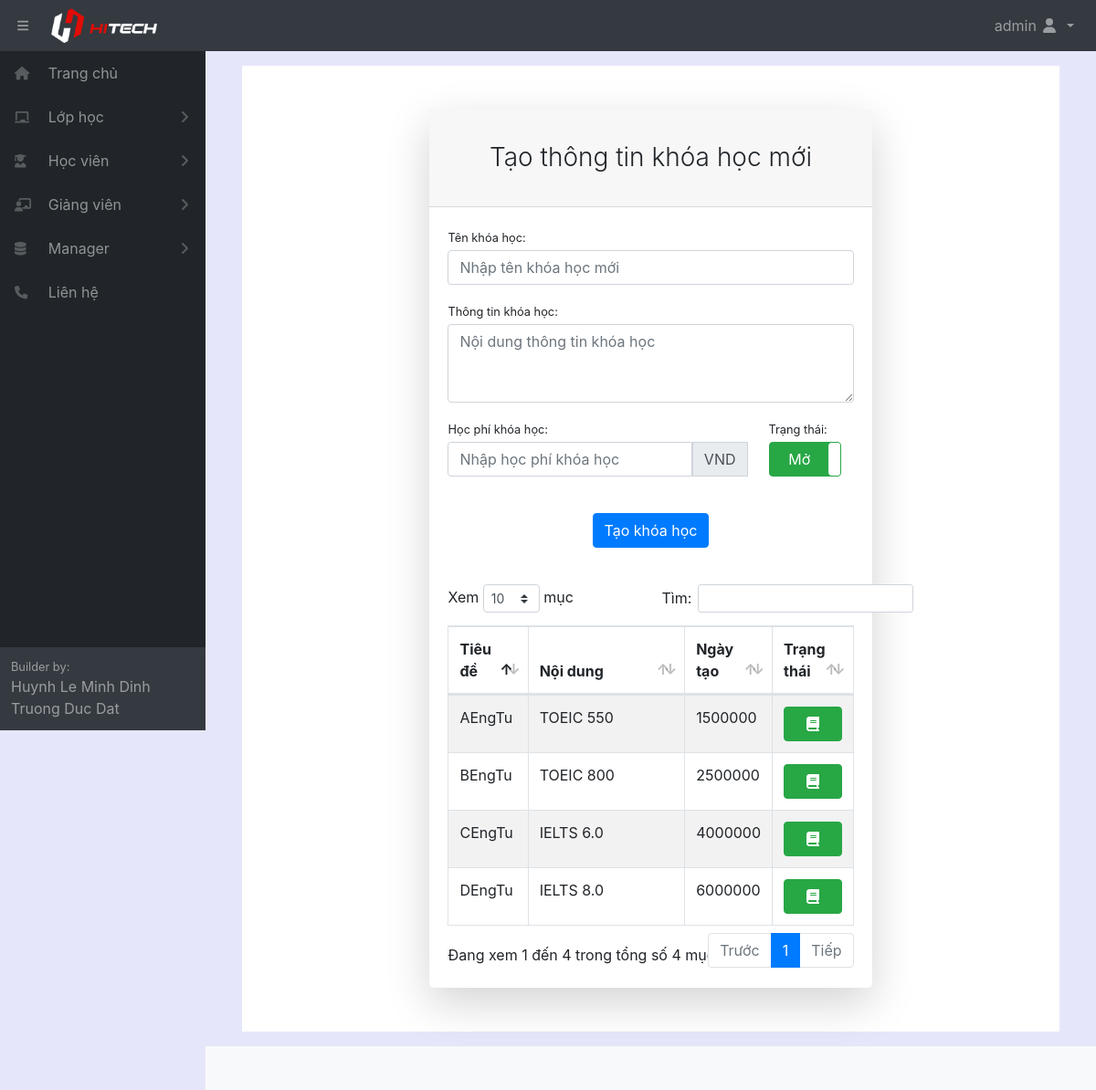
The page /createunit/ (signed in) on the database its author committed.
### home/models.py (models this page shows, shortened)
class Unit(models.Model):
    fullname = models.CharField(max_length=100, verbose_name="Tên khóa học")
    infomation = models.CharField(max_length=1000, blank=True, null=True, verbose_name="Thông tin khóa học")
    fee = models.IntegerField(default=0, verbose_name="Học phí khóa học")
    active = models.BooleanField(default=True, verbose_name="Trạng thái")
    class Meta:
        ordering =["fullname"]
        verbose_name_plural = "Khóa học"

### home/decorators.py (the view)
        def wrapper_func(request, *args, **kwargs):
            group = None
            if request.user.groups.exists():
                group = request.user.groups.all()[0].name
            if group in allowed_roles:
                return view_func(request, *args, **kwargs)
            else:
                return redirect('errorrole')

### home/forms.py
class CreateUnitForm(ModelForm):
    class Meta:
        model = Unit
        fields = '__all__'

### home/views.py (called while the page is built)
@login_required(login_url='login')
@allowed_users(allowed_roles=['admin'])
def createUnit(request):
    form = CreateUnitForm()
    unit = Unit.objects.all()
    if request.method == 'POST':
        form = CreateUnitForm(request.POST)
        if form.is_valid():
            form.save()
    context={'form':form,'unit':unit}
    return render(request,'manager/createUnit.html',context)

### home/templates/manager/createUnit.html (shortened to what this page needs)
{% extends "pages/base.html" %}
{% block content %}
{% load static %}
<div class="container" style="padding-bottom: 3em;">
    <div class="row justify-content-center">
        <div class="col-xl-7 col-lg-9 col-md-12">
            <div class="card shadow-lg border-0 rounded-lg mt-5">
                <div class="card-header">
                    <h3 class="text-center font-weight-light my-4">Tạo thông tin khóa học mới</h3>
                </div>
                <div class="card-body">
                    <form action="" method="POST">
                        <div class="row">
                            <div class="col-lg-12 col-md-12">
                                <label class="small mb-1" for="id_fullname">Tên khóa học:</label>
                                <div class="form-group">
                                    <input class="form-control" type="text" name="fullname" maxlength="100" required=""
                                        id="id_fullname" placeholder="Nhập tên khóa học mới">
                                </div>
                            </div>
                            <div class="col-lg-12 col-md-12">
                                <label class="small mb-1" for="id_infomation">Thông tin khóa học:</label>
                                <div class="form-group">
                                    <textarea class="form-control" required name="infomation" maxlength="1000"
                                        id="id_infomation" rows="3"
                                        placeholder="Nội dung thông tin khóa học"></textarea>
                                </div>
                            </div>
                            <div class="col-lg-9 col-md-12">
                                <label class="small mb-1" for="id_fee">Học phí khóa học:</label>
                                <div class="form-group input-group">
                                    <input class="form-control" type="text" name="fee" maxlength="100" required=""
                                        id="id_fee" placeholder="Nhập học phí khóa học">
                                    <div class="input-group-prepend">
                                        <span class="input-group-text">VND</span>
                                    </div>
                                </div>
                            </div>
                            <div class="col-lg-3 col-md-12">
                                <label class="small mb-1" for="id_active">Trạng thái:</label>
                                <div class="form-group">
                                </div>
                            </div>
                        </div>
                        <div class="form-group d-flex align-items-center justify-content-between mt-4 mb-0">
                            <input class="btn btn-primary" type="submit" value="Tạo khóa học"
                                style="margin-left: auto; margin-right: auto;">
                        </div>
                    </form>
                </div>
                <div class="card-body">
                    <table id="example" class="table table-striped table-bordered" style="width:100%">
                        <thead>
                            <tr>
                                <th style="width: 20%;">Tiêu đề</th>
                                <th style="width: 45%;">Nội dung</th>
                                <th style="width: 15%;">Ngày tạo</th>
                                <th style="width: 10%;">Trạng thái</th>
                            </tr>
                        </thead>
                        <tbody>
                            {% for i in unit %}
                            <tr>
                                <td>{{i.fullname}}</td>
                                <td>{{i.infomation}}</td>
                                <td>{{i.fee}}</td>
                                <td>
                                    {% if i.active %}
                                    <a class="btn btn-success" href="/editinformationunit/{{i.pk}}" style="width: 100%;">
                                        <i class="fas fa-book" style="color: white;"></i></a>
                                    {% else %}
                                    <a class="btn btn-danger" href="/editinformationunit/{{i.pk}}" style="width: 100%;">
                                        <i class="fas fa-times" style="color: white;"></i></a>
                                    {% endif %}
                                </td>
                            </tr>
                            {% endfor %}
                        </tbody>
                    </table>
                </div>
            </div>
        </div>
    </div>
</div>
{% endblock content %}

### home/templates/pages/base.html (shortened to what this page needs)
<!DOCTYPE html>
<html lang="en">
{% load staticfiles %}
<head>
    <link href="{% static '/fullcalendar/core/main.css' %}" rel='stylesheet' />
    <link href="{% static '/fullcalendar/daygrid/main.css' %}" rel='stylesheet' />
    <link href="{% static '/css/styles.css' %}" rel="stylesheet" />
    <link href="{% static '/css/dataTables.bootstrap4.min.css' %}" rel="stylesheet" />
</head>
<body class="sb-nav-fixed">
    <nav class="sb-topnav navbar navbar-expand navbar-dark bg-dark">
        <button class="btn btn-link btn-sm order-1 order-lg-0" id="sidebarToggle" href="#" style="margin-left: 10px;">
            <i class="fas fa-bars"></i></button>
        <a class="navbar-brand" href="{% url 'home' %}">
            <img src="/static/images/Logo-row-Light.png" alt="" style="width: 60%;">
        </a>
        <ul class="navbar-nav ml-auto ml-md-0">
            <li class="nav-item dropdown">
                <a class="nav-link dropdown-toggle" id="userDropdown" href="#" role="button" data-toggle="dropdown"
                    aria-haspopup="true" aria-expanded="false">
                    {{user.first_name}} {{user.last_name}}
                    <i class="fas fa-user fa-fw"></i>
                </a>
            </li>
        </ul>
    </nav>
    <div id="layoutSidenav">
        <div id="layoutSidenav_nav">
            <nav class="sb-sidenav accordion sb-sidenav-dark" id="sidenavAccordion">
                <div class="sb-sidenav-menu">
                    <div class="nav">
                        <a class="nav-link" href="{% url 'home' %}">
                            <div class="sb-nav-link-icon" style="width: 2em;">
                                <i class="fas fa-home"></i>
                            </div>
                            Trang chủ
                        </a>
                        <a class="nav-link collapsed" href="#" data-toggle="collapse" data-target="#collapseClass"
                            aria-expanded="false" aria-controls="collapseClass">
                            <div class="sb-nav-link-icon" style="width: 2em;">
                                <i class="fas fa-chalkboard"></i>
                            </div>
                            Lớp học
                            <div class="sb-sidenav-collapse-arrow">
                                <i class="fas fa-angle-down"></i>
                            </div>
                        </a>
                        <a class="nav-link collapsed" href="#" data-toggle="collapse" data-target="#collapseStudent"
                            aria-expanded="false" aria-controls="collapseStudent">
                            <div class="sb-nav-link-icon" style="width: 2em;">
                                <i class="fas fa-user-graduate"></i>
                            </div>
                            Học viên
                            <div class="sb-sidenav-collapse-arrow">
                                <i class="fas fa-angle-down"></i>
                            </div>
                        </a>
                        <a class="nav-link collapsed" href="#" data-toggle="collapse" data-target="#collapseTeacher"
                            aria-expanded="false" aria-controls="collapseTeacher">
                            <div class="sb-nav-link-icon" style="width: 2em;">
                                <i class="fas fa-chalkboard-teacher"></i>
                            </div>
                            Giảng viên
                            <div class="sb-sidenav-collapse-arrow">
                                <i class="fas fa-angle-down"></i>
                            </div>
                        </a>
                        {% if request.user.is_staff %}
                        <a class="nav-link collapsed" href="#" data-toggle="collapse" data-target="#collapseManager"
                            aria-expanded="false" aria-controls="collapseManager">
                            <div class="sb-nav-link-icon" style="width: 2em;">
                                <i class="fas fa-database"></i>
                            </div>
                            Manager
                            <div class="sb-sidenav-collapse-arrow">
                                <i class="fas fa-angle-down"></i>
                            </div>
                        </a>
                        {% endif %}
                        <a class="nav-link" href="{% url 'contact' %}">
                            <div class="sb-nav-link-icon" style="width: 2em;">
                                <i class="fas fa-phone"></i>
                            </div>
                            Liên hệ
                        </a>
                    </div>
                </div>
                <div class="sb-sidenav-footer">
                    <div class="small">Builder by:</div>
                    <div>Huynh Le Minh Dinh</div>
                    <div>Truong Duc Dat</div>
                </div>
            </nav>
        </div>
        <div id="layoutSidenav_content" style="background-color: lavender;">
            <main>
                <div class="container-fluid">
                    <div style="margin: 1em; background-color: white;">
                        {% block content %}{% endblock %}
                    </div>
                </div>
            </main>
            <footer class="py-4 bg-light mt-auto">
            </footer>
        </div>
    </div>
</body>
</html>

### rows shown on the page
Unit: fullname "AEngTu", infomation "TOEIC 550", fee "1500000", {{ i.pk }} 1 (drawn)
Unit: fullname "BEngTu", infomation "TOEIC 800", fee "2500000"
Unit: fullname "CEngTu", infomation "IELTS 6.0", fee "4000000"
Unit: fullname "DEngTu", infomation "IELTS 8.0", fee "6000000"

### other values the page prints
{{ user.first_name }} "admin"
